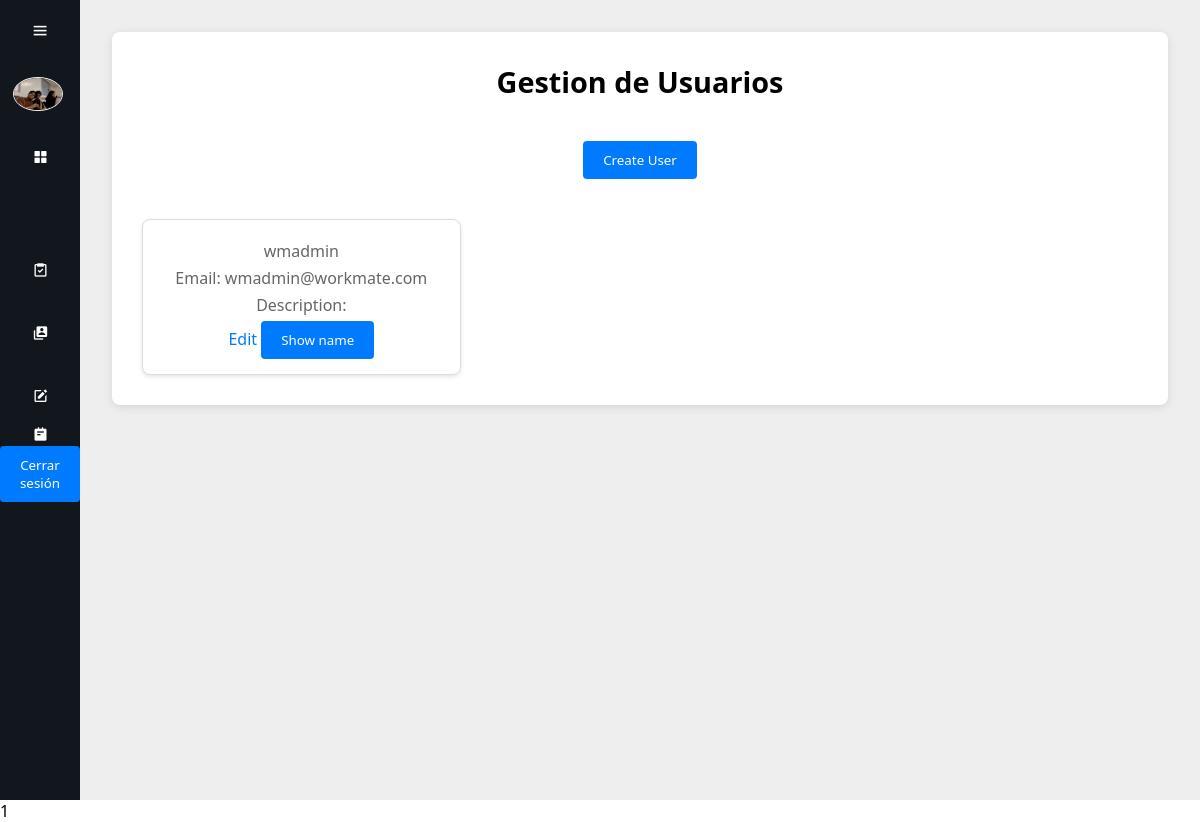
Page /gestion-usuarios/ (signed in) on the earlier database version.
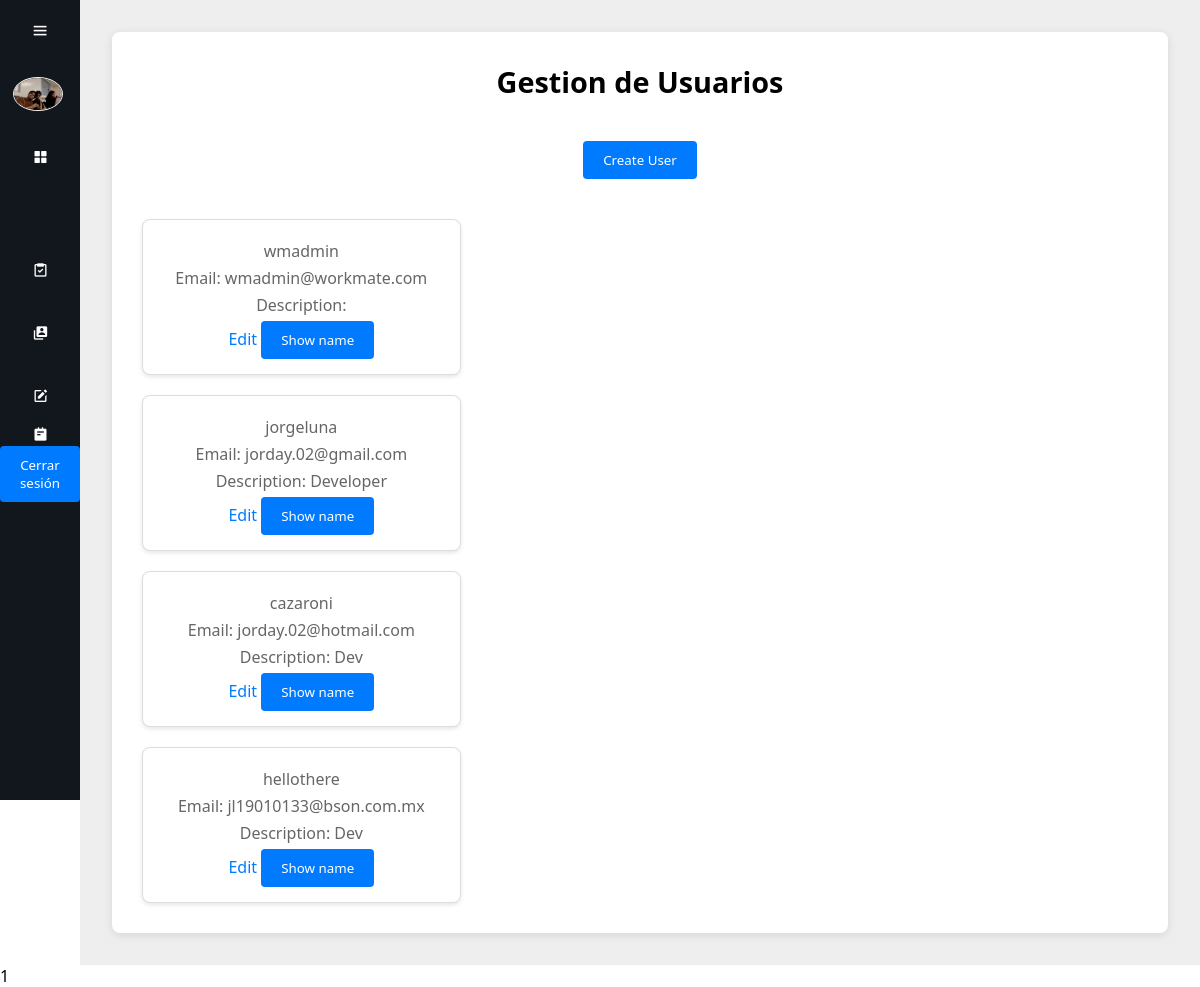
Same page on the later database version.
### workmates/models.py (models this page shows, shortened)
class workmateUser(AbstractUser):
    email = models.EmailField(unique=True)
    description = models.CharField(max_length=600, default='', blank=True)

### base/views.py (the view)
# urls.py: path("gestion-usuarios/", views.gestion_usuarios, name="gestion_usuarios"),
@login_required
def gestion_usuarios(request):
    users = workmateUser.objects.all()
    return render(request, "gestion-usuarios.html", {'users': users})

### base/templates/gestion-usuarios.html (shortened to what this page needs)
{% load static %}
<html lang="en">
  <head>
    <link rel="stylesheet" href="{% static 'css/dashboard.css' %}">
    <link href="https://unpkg.com/boxicons@2.1.4/css/boxicons.min.css" rel="stylesheet">
  </head>
  <body>
    <div class="sidebar">
      <div class="top">
        <i class="bx bx-menu" id="btn"></i>
      </div>
      <div class="user">
        <img src="{% static "user-img.jpg" %}" alt="me" class="user-img">
        <div>
        </div>
      </div>
      <ul>
        <li>
          <a href="/">
            <i class="bx bxs-grid-alt"></i>
          </a>
        </li>
        <li>
          <a href="/gestion-tareas/">
            <i class="bx bx-task"></i>
          </a>
        </li>
        <li>
          <a href="/gestion-usuarios/">
            <i class="bx bxs-user-account"></i>
          </a>
        </li>
        <li>
          <a href="/crear-nueva-tarea/">
            <i class="bx bxs-edit"></i>
          </a>
        </li>
        <li>
          <a href="/mis-tareas/">
            <i class="bx bxs-notepad"></i>
          </a>
        </li>
        <li>
          <form method="POST" action="{% url 'base:logout' %}" class="logout-form">
            <button type="submit" aria-label="Logout">Cerrar sesión</button>
          </form>
        </li>
      </ul>
    </div>
    <div class="main-content">
      <div class="container">
          <h1>Gestion de Usuarios</h1>
          <form method="POST" action="{% url 'base:crear-usuario' %}">
          <button type="submit">Create User</button>
        </form>
        <div class="user-grid">
          {% for user in users %}
          <div class="user-card">
              <p>{{ user.username }}</p>
              <p>Email: {{ user.email }}</p>
              <p>Description: {{ user.description }}</p>
              <a href="{% url 'base:editar-usuario' user.id %}" class="edit-button">Edit</a>
              <button class="default" onclick="toggleName('namehidden-{{ user.id }}')">Show name</button><br>
          </div>
          {% empty %}
          <p>No users found.</p>
          {% endfor %}
        </div>
      </div>
  </div>
1
  </body>
</html>

### base/static/css/dashboard.css (style rules this page uses)
* { margin: 0; padding: 0; box-sizing: border-box; font-family: 'Segoe UI', Tahoma, Geneva, Verdana, sans-serif; }
.user-img { width: 50px; border-radius: 100%; border: 1px solid #eee; }
.sidebar { position: absolute; top: 0; left: 0; height: 100vh; width: 80px; background-color: #12171e; padding: 0.4rem 0.8rem; transition: all 0.5s ease; }
.sidebar #btn { position: absolute; color: #fff; top: .4rem; left: 50%; font-size: 1.2rem; line-height: 50px; transform: translateX(-50%); cursor: pointer; }
.user { display: flex; align-items: center; margin: 1rem 0; }
.sidebar ul li { position: relative; list-style-type: none; height: 50px; width: 90%; margin: 0.8rem auto; line-height: 50px; }
.sidebar ul li a { color: #fff; display: flex; align-items: center; text-decoration: none; border-radius: 0.8rem; }
.sidebar ul li a i { min-width: 50px; text-align: center; height: 50px; border-radius: 12px; line-height: 50px; }
.main-content { position: relative; background-color: #eee; min-height: 100vh; top: 0; left: 80px; transition: all 0.5s ease; width: calc(100% - 80px); padding: 1rem; }
.user-grid { display: grid; grid-template-columns: repeat(auto-fill, minmax(250px, 1fr)); gap: 20px; margin-top: 20px; }
.user-card { background-color: #fff; border: 1px solid #ddd; border-radius: 8px; padding: 15px; text-align: center; box-shadow: 0 2px 4px rgba(0, 0, 0, 0.1); }
.user-card p { margin: 5px 0; color: #666; }
.main-content { position: relative; background-color: #eee; min-height: 100vh; top: 0; left: 80px; transition: all 0.5s ease; width: calc(100% - 80px); padding: 2rem; display: flex; justify-content: center; align-items: flex-start; }
.container { display: grid; gap: 20px; grid-template-columns: repeat(auto-fill, minmax(300px, 1fr)); max-width: 1200px; width: 100%; background-color: #fff; padding: 30px; border-radius: 8px; box-shadow: 0 2px 10px rgba(0, 0, 0, 0.1); }
h1 { grid-column: 1 / -1; font-size: 1.8rem; margin-bottom: 20px; text-align: center; }
form { grid-column: 1 / -1; display: flex; flex-direction: column; gap: 15px; }
button { align-self: center; padding: 10px 20px; background-color: #007bff; color: #fff; border: none; border-radius: 4px; cursor: pointer; }
a { text-align: center; color: #007bff; text-decoration: none; font-weight: 500; }

Differences in the rows shown:
added workmateUser: username "jorgeluna", email "jorday.02@gmail.com", description "Developer"
added workmateUser: username "cazaroni", email "jorday.02@hotmail.com", description "Dev"
added workmateUser: username "hellothere", email "jl19010133@bson.com.mx", description "Dev"
